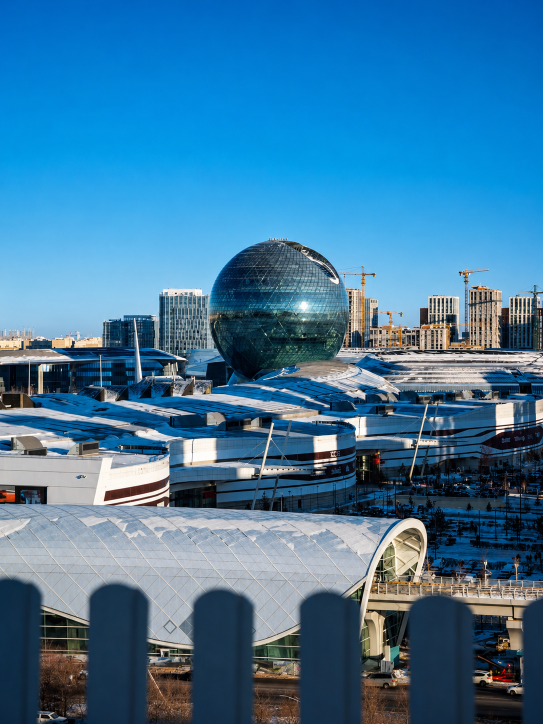
#> input picture assets/gallery/source/astana-baiterek-view.png, 1086 x 1448 px, found by its file name (shown at 1/2 size); its folder holds only this picture in this run
$ python optimize-images.py
#> lines starting #> are read from the running program, lines starting #| are printed output that depends on the picture
"""Generate responsive WebP (+ one JPEG fallback) from the source PNGs.

Sources live in assets/gallery/source/ and are never shipped; the site only
references the derivatives written next to them in assets/gallery/.
Re-runnable: existing derivatives are overwritten.
"""
import os
import sys
from PIL import Image

GALLERY = sys.argv[1] if len(sys.argv) > 1 else "assets/gallery"
SOURCE = os.path.join(GALLERY, "source")
CANDIDATE_WIDTHS = [480, 800, 1280, 1600]
WEBP_QUALITY = 78
JPEG_QUALITY = 82

total_src = 0
total_out = 0

for name in sorted(os.listdir(SOURCE)):
    if not name.lower().endswith(".png"):
        continue

    path = os.path.join(SOURCE, name)
    stem = os.path.splitext(name)[0]
    total_src += os.path.getsize(path)

    with Image.open(path) as im:
#> im is the input picture: PIL image 1086x1448 RGB; mean R, G, B 62.2, 118.8, 156
        im = im.convert("RGB")
        src_w, src_h = im.size
#> src_w = 1086; src_h = 1448

        widths = [w for w in CANDIDATE_WIDTHS if w < src_w]
#> widths = [480, 800]
        widths.append(min(src_w, CANDIDATE_WIDTHS[-1]))
        widths = sorted(set(widths))
#> widths = [480, 800, 1086]

        made = []
        for w in widths:
            h = round(src_h * w / src_w)
            resized = im.resize((w, h), Image.LANCZOS)
            out = os.path.join(GALLERY, f"{stem}-{w}.webp")
            resized.save(out, "WEBP", quality=WEBP_QUALITY, method=6)
            total_out += os.path.getsize(out)
            made.append(f"{w}w")
#> this loop made 3 passes
#> pass 1, `resized = im.resize((w, h), Image.LANCZOS)`:
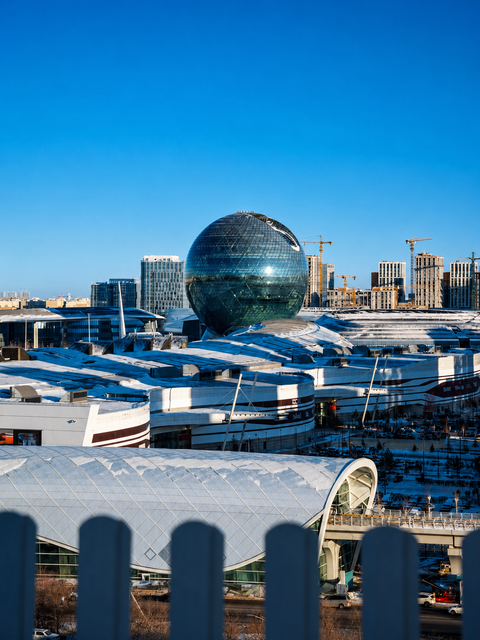
#> resized: PIL image 480x640 RGB; mean R, G, B 62.2, 118.8, 156
#> pass 2, `resized = im.resize((w, h), Image.LANCZOS)`:
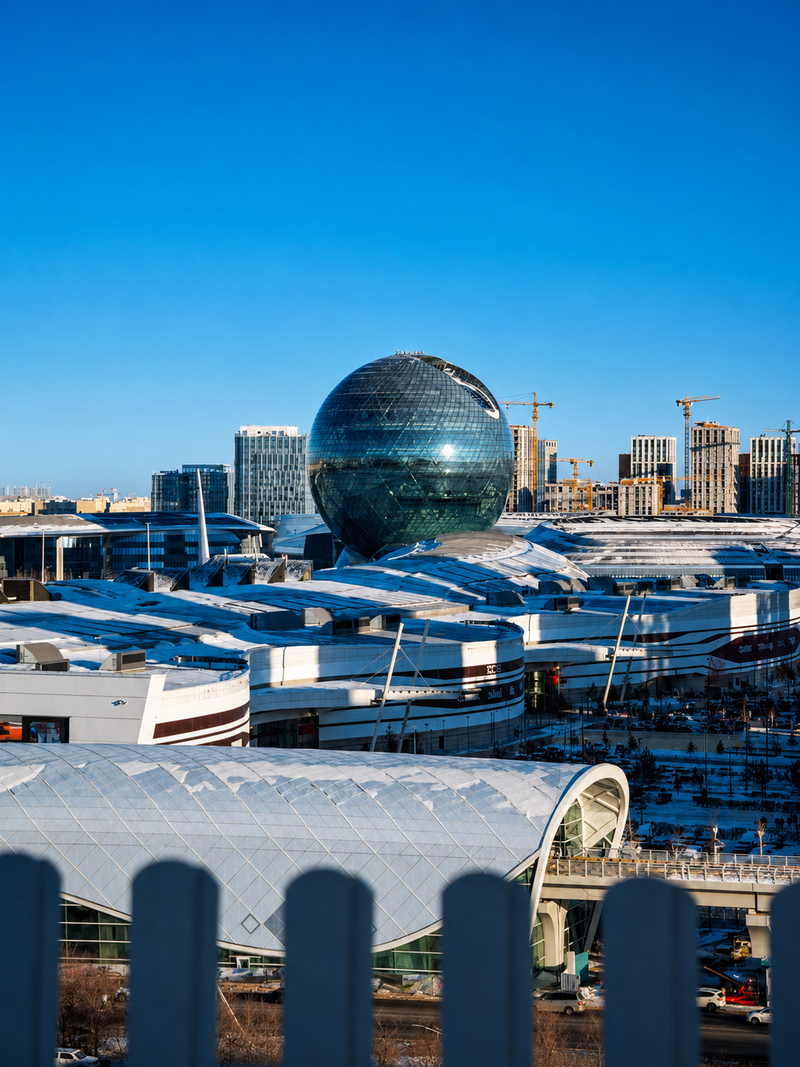
#> resized: PIL image 800x1067 RGB; mean R, G, B 62.2, 118.8, 156
#> after the loop, made = ['480w', '800w', '1086w']; total_out = 289262

        fallback_w = min(1280, src_w)
#> fallback_w = 1086
        h = round(src_h * fallback_w / src_w)
        out = os.path.join(GALLERY, f"{stem}-{fallback_w}.jpg")
        im.resize((fallback_w, h), Image.LANCZOS).save(
            out, "JPEG", quality=JPEG_QUALITY, optimize=True, progressive=True
        )
        total_out += os.path.getsize(out)
#> total_out = 529558

    print(f"{stem:30s} {src_w}x{src_h} -> {', '.join(made)} + {fallback_w}w jpg")
#| astana-baiterek-view           1086x1448 -> 480w, 800w, 1086w + 1086w jpg

print(f"\nsource: {total_src/1048576:.1f} MB -> derivatives: {total_out/1048576:.1f} MB")
#| source: 2.1 MB -> derivatives: 0.5 MB

$ run again, on assets/gallery/source/cinema-decor-wide.png
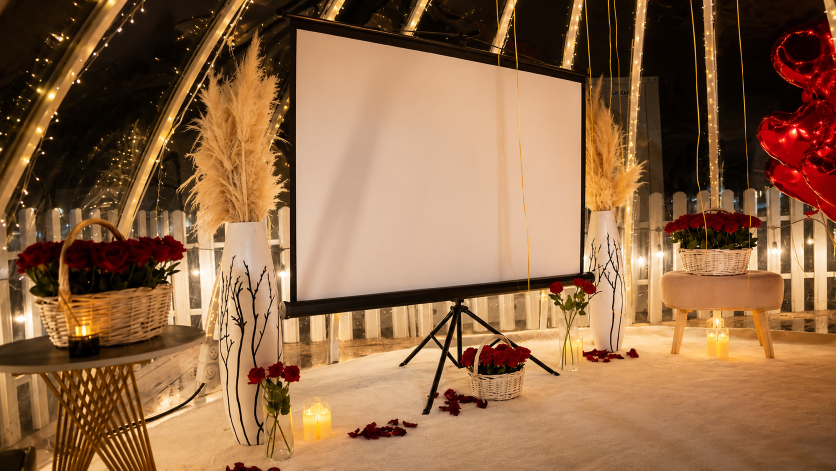
#> input picture assets/gallery/source/cinema-decor-wide.png, 1672 x 941 px, found by its file name (shown at 1/2 size)
#> im is the input picture: PIL image 1672x941 RGB; mean R, G, B 144.2, 104.1, 70
#> the loop `for w in widths:` made 4 passes
#> pass 1, `resized = im.resize((w, h), Image.LANCZOS)`:
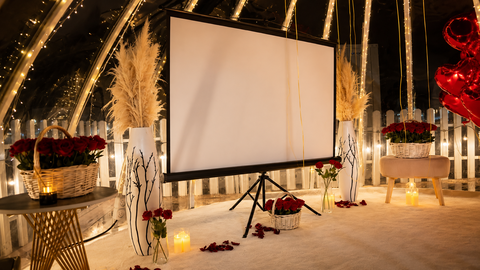
#> resized: PIL image 480x270 RGB; mean R, G, B 144.2, 104.1, 70
#> pass 2, `resized = im.resize((w, h), Image.LANCZOS)`:
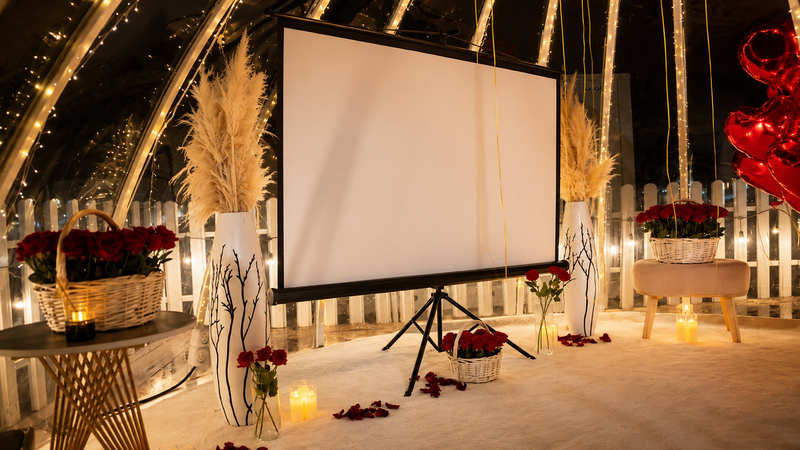
#> resized: PIL image 800x450 RGB; mean R, G, B 144.2, 104.1, 70
#> after the loop `for w in widths:`: made = ['480w', '800w', '1280w', '1600w']; total_out = 334380
#> `total_out += os.path.getsize(out)`: total_out = 506221
#| cinema-decor-wide              1672x941 -> 480w, 800w, 1280w, 1600w + 1280w jpg
#| source: 2.2 MB -> derivatives: 0.5 MB

$ run again, on assets/gallery/source/daylight-table-view.png
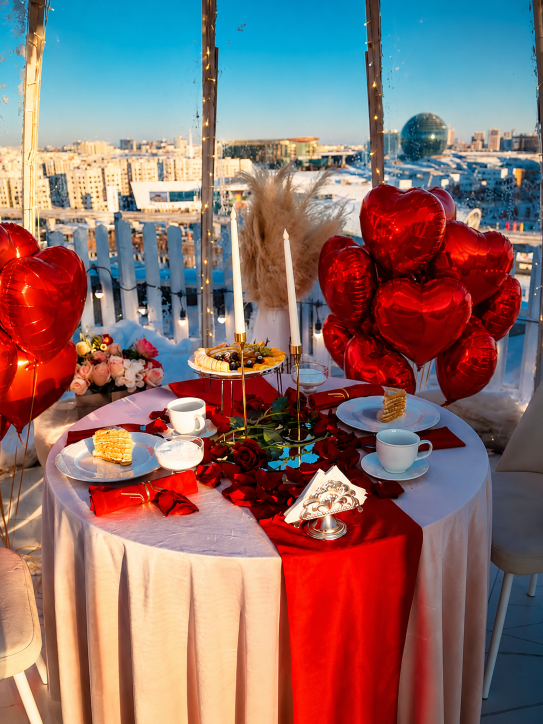
#> input picture assets/gallery/source/daylight-table-view.png, 1086 x 1448 px, found by its file name (shown at 1/2 size)
#> im is the input picture: PIL image 1086x1448 RGB; mean R, G, B 138.6, 109.5, 106.4
#> the loop `for w in widths:` made 3 passes
#> pass 1, `resized = im.resize((w, h), Image.LANCZOS)`:
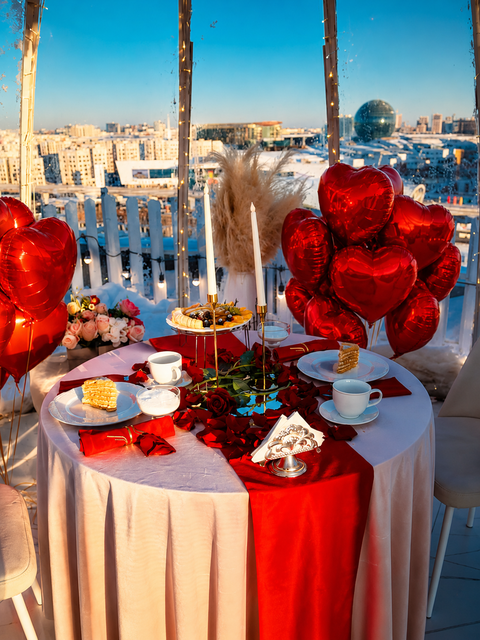
#> resized: PIL image 480x640 RGB; mean R, G, B 138.6, 109.5, 106.4
#> pass 2, `resized = im.resize((w, h), Image.LANCZOS)`:
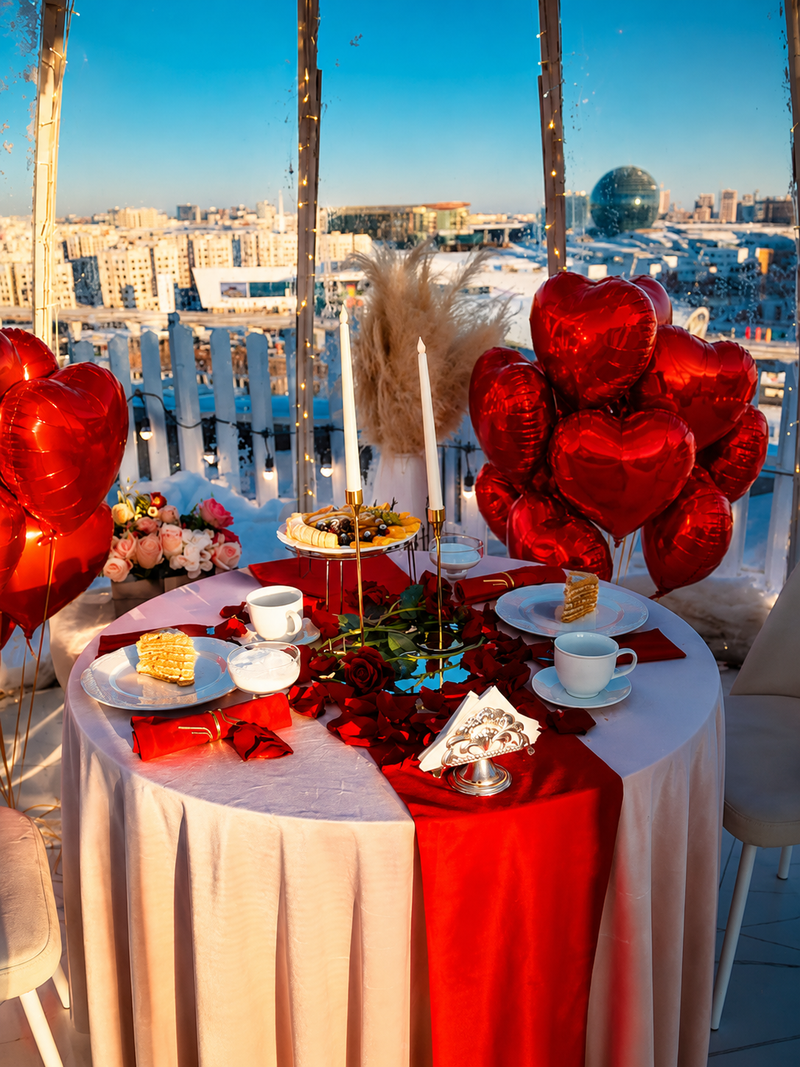
#> resized: PIL image 800x1067 RGB; mean R, G, B 138.6, 109.5, 106.4
#> after the loop `for w in widths:`: made = ['480w', '800w', '1086w']; total_out = 299166
#> `total_out += os.path.getsize(out)`: total_out = 549720
#| daylight-table-view            1086x1448 -> 480w, 800w, 1086w + 1086w jpg
#| source: 2.1 MB -> derivatives: 0.5 MB

$ run again, on assets/gallery/source/dinner-closeup.png
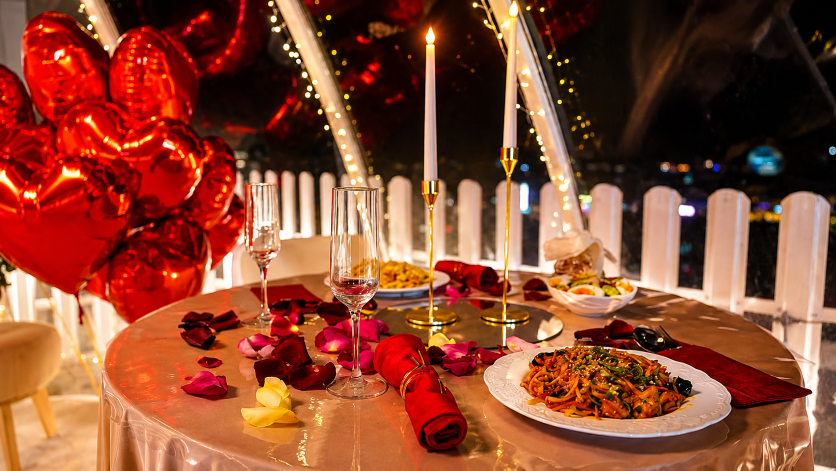
#> input picture assets/gallery/source/dinner-closeup.png, 1672 x 941 px, found by its file name (shown at 1/2 size)
#> im is the input picture: PIL image 1672x941 RGB; mean R, G, B 139.4, 72, 48.4
#> the loop `for w in widths:` made 4 passes
#> pass 1, `resized = im.resize((w, h), Image.LANCZOS)`:
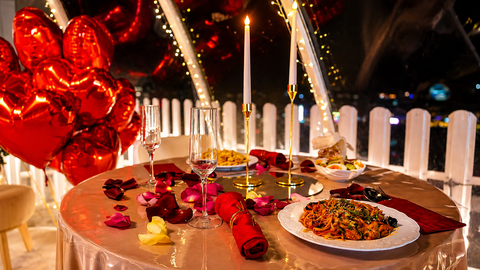
#> resized: PIL image 480x270 RGB; mean R, G, B 139.4, 72, 48.5
#> pass 3, `resized = im.resize((w, h), Image.LANCZOS)`:
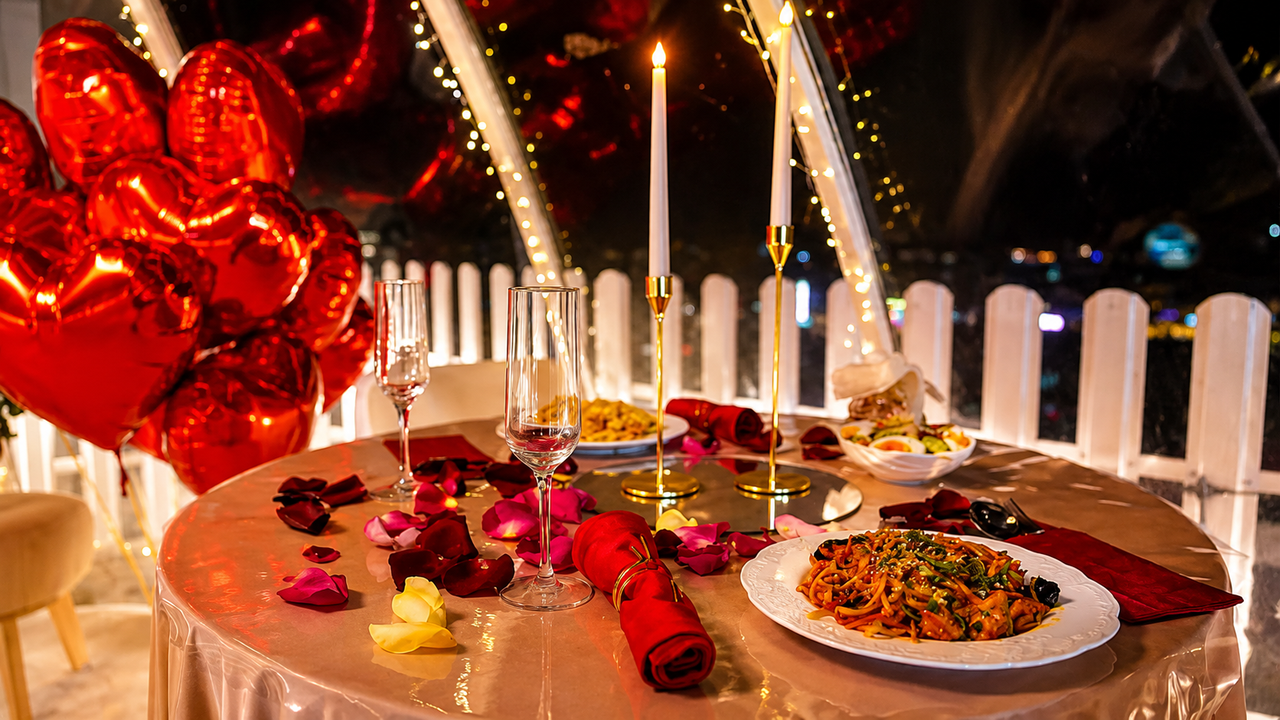
#> resized: PIL image 1280x720 RGB; mean R, G, B 139.4, 72, 48.4
#> after the loop `for w in widths:`: made = ['480w', '800w', '1280w', '1600w']; total_out = 327566
#> `total_out += os.path.getsize(out)`: total_out = 493638
#| dinner-closeup                 1672x941 -> 480w, 800w, 1280w, 1600w + 1280w jpg
#| source: 2.1 MB -> derivatives: 0.5 MB
